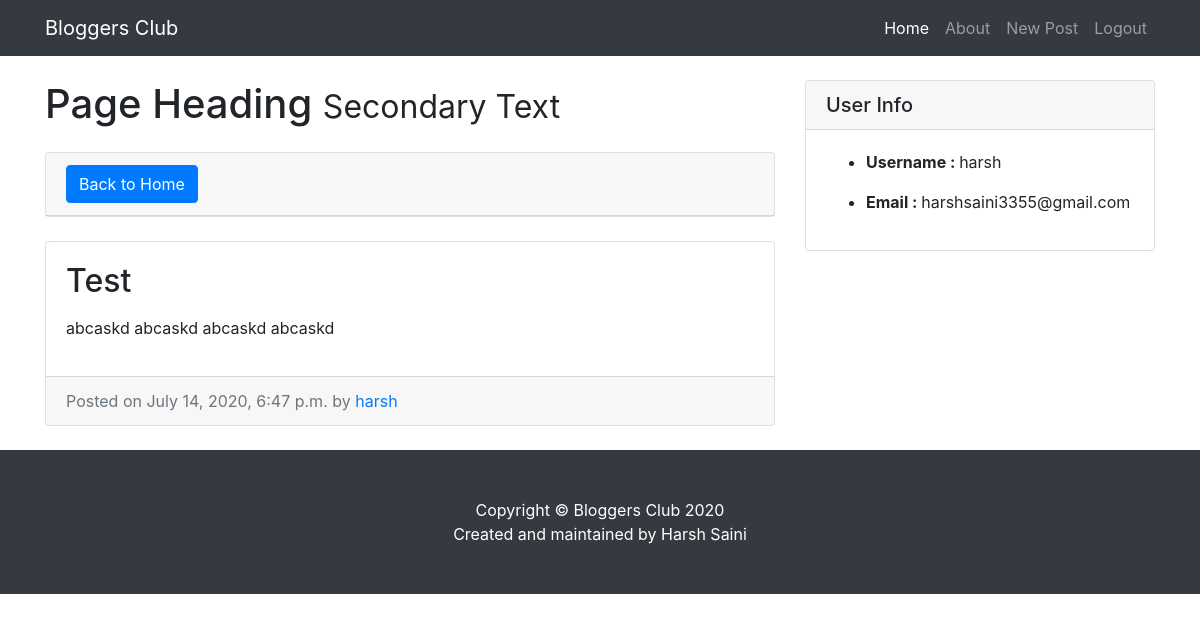
The app's page /entry/7/ (signed in) with its own data.
### entries/models.py (models this page shows, shortened)
class Entry(models.Model):
    entry_title = models.CharField(max_length=50)
    entry_text = models.TextField()
    entry_date = models.DateTimeField(auto_now_add=True)
    entry_author = models.ForeignKey(User, on_delete=models.CASCADE)
    class Meta:
        verbose_name_plural = "Entries"

### entries/views.py (the view)
# urls.py: path('entry/<int:pk>/', EntryView.as_view(), name='entry_detail'),
class EntryView(LoginRequiredMixin, DetailView):
    model = Entry
    template_name = 'entries/entry_detail.html'

### entries/templates/entries/entry_detail.html
{% extends 'entries/base.html' %}
{% block content %}
<div class="col-md-8">
    <h1 class="my-4">Page Heading
        <small>Secondary Text</small>
    </h1>
    <div class="card mb-4">
        <div class="card-header">
            <a class="btn btn-primary" href="{% url 'blog-home' %}">Back to Home</a>
        </div>
    </div>
    <div class="card mb-4">
        <div class="card-body">
            <h2 class="card-title">{{ object.entry_title }}</h2>
            <p class="card-text">{{ object.entry_text|linebreaks}}</p>
        </div>
        <div class="card-footer text-muted">
            Posted on {{ object.entry_date }} by
            <a href="#">{{ object.entry_author }}</a>
        </div>
    </div>
</div>
{% endblock %}

### entries/templates/entries/base.html (shortened to what this page needs)
{% load static %}
<!DOCTYPE html>
<html lang="en">
<head>
    <link href="{% static 'entries/vendor/bootstrap/css/bootstrap.min.css' %} " rel="stylesheet">
    <link href="{% static 'entries/css/blog-home.css' %} " rel="stylesheet">
</head>
<body>
<nav class="navbar navbar-expand-lg navbar-dark bg-dark fixed-top">
    <div class="container">
        <a class="navbar-brand" href="{% url 'blog-home' %}">Bloggers Club</a>
        <div class="collapse navbar-collapse" id="navbarResponsive">
            <ul class="navbar-nav ml-auto">
                <li class="nav-item active">
                    <a class="nav-link" href="{% url 'blog-home' %}">Home
                    </a>
                </li>
                <li class="nav-item">
                    <a class="nav-link" href="#">About</a>
                </li>
                <li class="nav-item">
                    <a class="nav-link" href="{% url 'create_entry' %}">New Post</a>
                </li>
                {% if user.is_authenticated %}
                <li class="nav-item">
                    <a class="nav-link" href="{% url 'logout' %}">Logout</a>
                </li>
                {% endif %}
            </ul>
        </div>
    </div>
</nav>
<div class="container">
    <div class="row">
        {% block content %}
        {% endblock %}
        {% if user.is_authenticated %}
        <div class="col-md-4">
            <div class="card my-4">
                <h5 class="card-header">User Info</h5>
                <div class="card-body">
                    <ul>
                        <li>
                            <p><strong>Username : </strong>{{ user.username }}</p>
                        </li>
                        <li>
                            <p><strong>Email : </strong>{{ user.email }}</p>
                        </li>
                    </ul>
                </div>
            </div>
        </div>
        {% endif %}
    </div>
</div>
<footer class="py-5 bg-dark">
    <div class="container">
        <p class="m-0 text-center text-white">Copyright &copy; Bloggers Club 2020</p>
        <p class="m-0 text-center text-white">Created and maintained by Harsh Saini</p>
    </div>
</footer>
</body>
</html>

### entries/static/entries/css/blog-home.css (style rules this page uses)
body { padding-top: 56px; }

### records on screen
Entry: entry_title "Test", entry_text "abcaskd abcaskd abcaskd abcaskd", entry_date "July 14, 2020, 6:47 p.m.", entry_author "harsh"

### other values on screen
{{ user.username }} "harsh"
{{ user.email }} "harshsaini3355@gmail.com"
